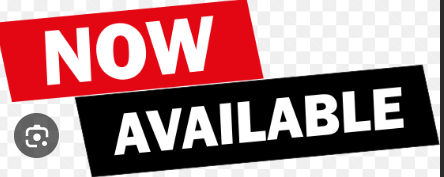
#> input picture sc1.png, 444 x 177 px
$ python ocr.py
#> lines starting #> are read from the running program, lines starting #| are printed output that depends on the picture; after the words box and inside, x2 and y2 are one past the last pixel; in counts of white or black regions, pixels touching at a corner belong together
import cv2
import pytesseract

pytesseract.pytesseract.tesseract_cmd = r"C:\Program Files\Tesseract-OCR\tesseract.exe"

images = ['sc1.png',  'sc3.png']

for image in images:
    img = cv2.imread(image)
#> img is the input picture: shape (177, 444, 3); mean B, G, R 135.1, 132.7, 173.3

    gray = cv2.cvtColor(img, cv2.COLOR_BGR2GRAY)
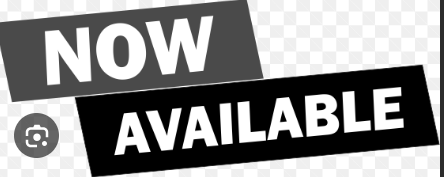
#> gray: shape (177, 444); min 0, max 255, mean 145.2

    _, thresh = cv2.threshold(gray, 150, 255, cv2.THRESH_BINARY)
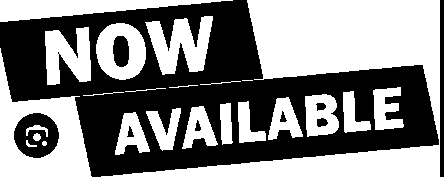
#> thresh: shape (177, 444); 51.7% white; 9 black regions, largest, box (x1, y1, x2, y2) and area: (0, 0, 439, 177) 35225, (14, 113, 59, 158) 1370, (440, 0, 444, 177) 708

#> (the run stopped early here; a loop or call above may not have finished)
